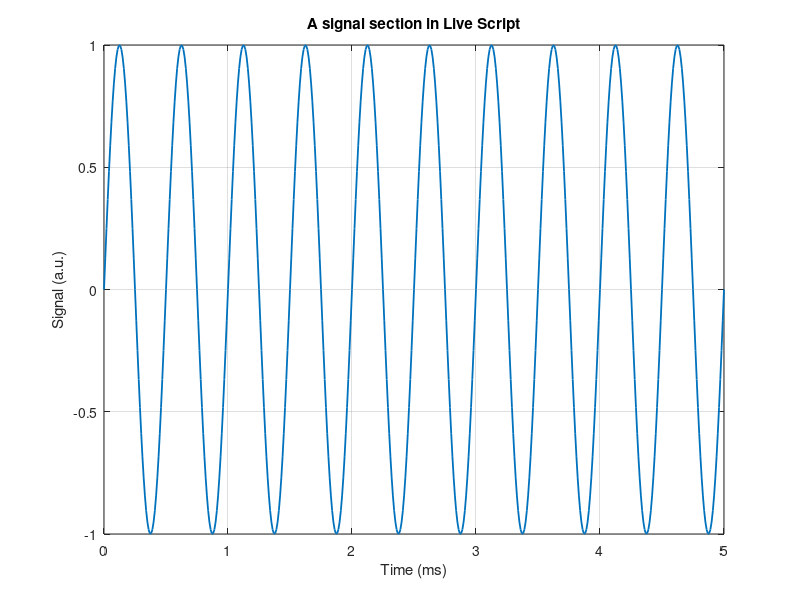

MATLAB code for this plot: (Note: this script raises an error after producing the figure.)
%% Ch01 MATLAB 界面与 Live Script 工作流
% 本章目标 / Learning objectives
%
% 1. 熟悉 MATLAB 主要界面区域。
% 2. 理解 Live Script 为什么适合做科研学习笔记。
% 3. 学会用代码节组织“解释 + 计算 + 图 + 结论”。
%
% Key terms:
% command window, workspace, current folder, editor, live editor, run section

clear; clc; close all;
if exist("startup_learning", "file") == 2
    learningRoot = startup_learning();
else
    learningRoot = fileparts(fileparts(mfilename("fullpath")));
    addpath(learningRoot);
    addpath(fullfile(learningRoot, "functions"));
end

%% 1. MATLAB 界面区域
% 你需要逐步熟悉这些区域：
%
% Command Window：直接输入命令。
% Workspace：查看当前变量。
% Current Folder：当前文件夹。
% Editor：编辑普通 .m 文件。
% Live Editor：编辑 .mlx 文件，可以混合文本、公式、代码和输出。
% Figure：显示图形。
%
% 建议你学习时一直打开 Workspace 面板，这样能看到变量如何出现和变化。

a = 3;
b = 4;
c = sqrt(a^2 + b^2);
fprintf("c = %.2f\n", c);

%% 2. Live Script 的代码节
% 在 .m 或 .mlx 中，两个百分号开头的行表示一个代码节。
% 在 Live Editor 中可以选择 Run Section，只运行当前节。

time_ms = linspace(0, 5, 501);
frequency_kHz = 2;
signal = sin(2*pi*frequency_kHz*time_ms);

figure("Color", "w");
plot(time_ms, signal, "LineWidth", 1.3);
xlabel("Time (ms)");
ylabel("Signal (a.u.)");
title("A signal section in Live Script");
grid on;
fusionlearn.plot.applyResearchStyle(gca);

%% 3. 在讲义里写观察结论
% 运行上面的代码后，你应该观察：
%
% 1. Workspace 中出现 time_ms、frequency_kHz、signal。
% 2. signal 的长度和 time_ms 一样。
% 3. 频率 frequency_kHz 改大后，单位时间内振荡次数变多。
%
% English sentence:
% The signal oscillates faster when the frequency is increased.

%% 4. 清理工作区和图窗
% 常用命令：
%
% clear      清除变量
% clc        清空命令行显示
% close all  关闭图窗
%
% 初学时不建议在每个小节都 clear，否则容易看不到变量之间的关系。

variableNames = who;
disp("Variables currently in workspace:");
disp(variableNames);

%% 5. 常见错误 / Common mistakes
%
% 错误 1：以为 Live Script 只是“漂亮版脚本”。
% 更准确：它是科研笔记、教学讲义、交互实验记录的混合体。
%
% 错误 2：每运行一行都 clear all。
% 这样会让代码依赖关系难以观察。建议一章开始 clear，一节内部不要乱清。
%
% 错误 3：只看图不看变量尺寸。
% 科研脚本里，size、numel、class 经常比图更早暴露问题。

%% 6. 练习
%
% 练习 1：创建变量 shot = 13653，并在 Workspace 中找到它。
% 练习 2：创建 time_ms = 0:0.1:10。
% 练习 3：画 sin(2*pi*0.5*time_ms)。
% 练习 4：把图标题改成英文 "Demo fluctuation signal"。
% 练习 5：用 who 查看当前变量名。

%% 7. 参考答案

shot = 13653;
time_ms_answer = 0:0.1:10;
signal_answer = sin(2*pi*0.5*time_ms_answer);

figure("Color", "w");
plot(time_ms_answer, signal_answer, "LineWidth", 1.3);
xlabel("Time (ms)");
ylabel("Amplitude (a.u.)");
title("Demo fluctuation signal");
grid on;
fusionlearn.plot.applyResearchStyle(gca);

disp(who);
assert(shot == 13653);
assert(numel(time_ms_answer) == numel(signal_answer));

%% 8. 本章检查表
%
% [ ] 我知道 Command Window 的作用。
% [ ] 我知道 Workspace 的作用。
% [ ] 我能用 Run Section 分节运行。
% [ ] 我能在 Live Script 中写代码和观察结论。
% [ ] 我能用 who 查看变量。
